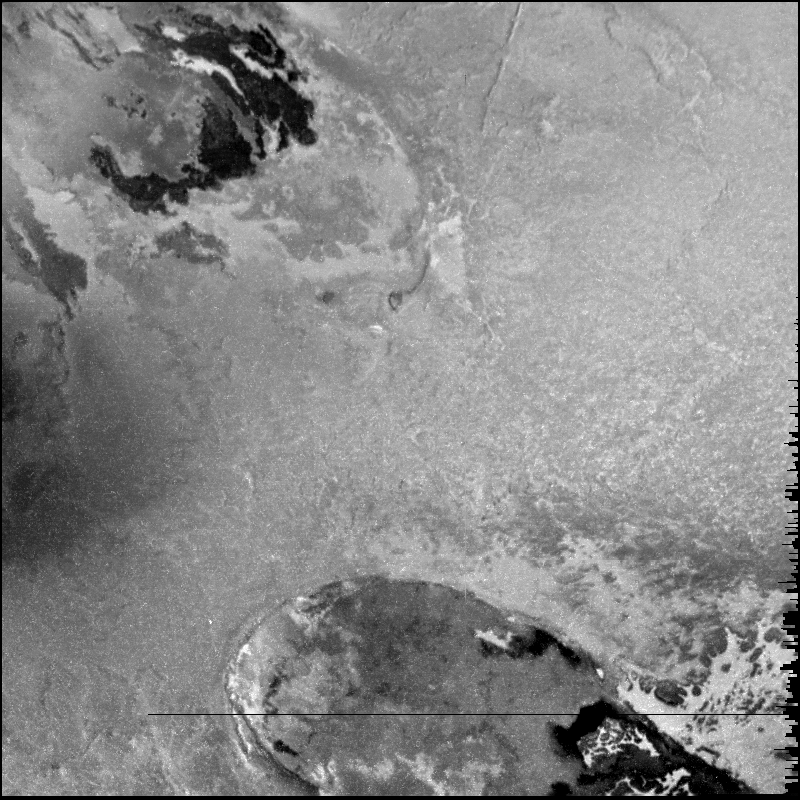
#> input picture tests/data/6300R_IO_GREEN_1999-11-26.TIF, 800 x 800 px
$ python junocam_create_flats.py --input tests/data/6300R_IO_GREEN_1999-11-26.TIF --output out.png
#> lines starting #> are read from the running program, lines starting #| are printed output that depends on the picture
#!/usr/bin/env python2


import os
import sys
import re
import numpy as np
from PIL import Image
import argparse
#from libtiff import TIFFimage
try:
   import cPickle as pickle
except:
   import pickle

BAND_HEIGHT = 128


def open_image(img_path):
#> called with img_path = 'tests/data/6300R_IO_GREEN_1999-11-26.TIF'
    img = Image.open(img_path)
#> img is the input picture: PIL image 800x800 I;16; min 0, max 65535, mean 35242.9
    data = np.copy(np.asarray(img, dtype=np.float32))
    img.close()
    return data

if __name__ == "__main__":
    parser = argparse.ArgumentParser()

    parser.add_argument("-i", "--input", help="Input Image", required=True, type=str)
    parser.add_argument("-o", "--output", help="Output Pickle Image", required=True, type=str)
    args = parser.parse_args()

    input_image = args.input
    output_file = args.output

    pixels = open_image(input_image)
    avg_matrix = np.zeros(((BAND_HEIGHT * 3), pixels.shape[1]))
    print(avg_matrix.shape)
#| (384, 800)

    img_height = pixels.shape[0]
#> img_height = 800

    bands_per_image = int((img_height / BAND_HEIGHT / 3))
#> bands_per_image = 2

    skip_bands = (5, 6, 7, 8, 9, 14, 15, 16, 17, 18, 19, 20, 21, 22, 23, 24, 25)
    for band in range(0, bands_per_image):
        if band not in skip_bands:
            top = band * (BAND_HEIGHT * 3)
            bottom = top + (BAND_HEIGHT * 3)

            R = pixels[top:bottom]
            avg_matrix += R
#> this loop made 2 passes
#> pass 1, `R = pixels[top:bottom]`:
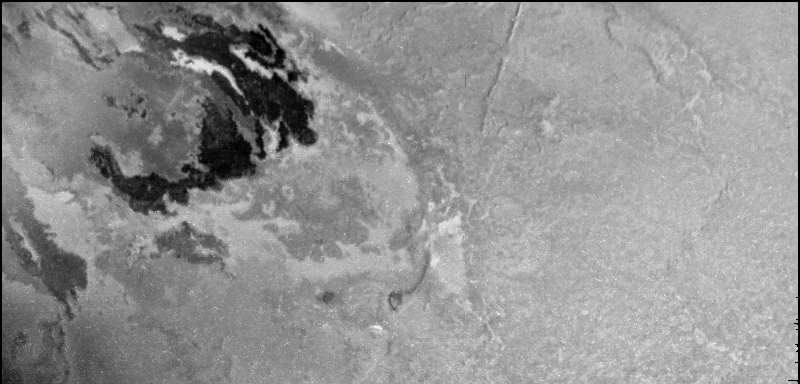
#> R: shape (384, 800) float32; min 0, max 65535, mean 37652.6; drawn with min black and max white


    blue_pixels = avg_matrix[0:BAND_HEIGHT]
    blue_pixels /= (bands_per_image - len(skip_bands))
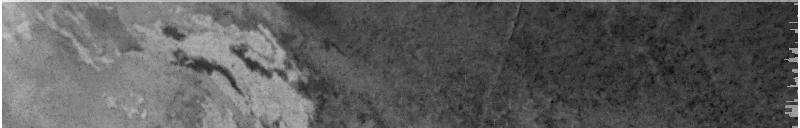
#> blue_pixels: shape (128, 800) float64; min -7565.7, max 0, mean -4814.8; drawn with min black and max white
    blue_pixels_t = np.copy(np.asarray(blue_pixels, dtype=np.uint16))
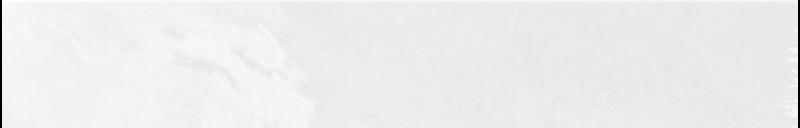
#> blue_pixels_t: shape (128, 800) uint16; min 0, max 65037, mean 60394; drawn with min black and max white
    #tiff = TIFFimage(blue_pixels_t, description='')
    #tiff.write_file(blue_pixels_t, compression='none', verbose=False)

    green_pixels = avg_matrix[BAND_HEIGHT:(BAND_HEIGHT * 2)]
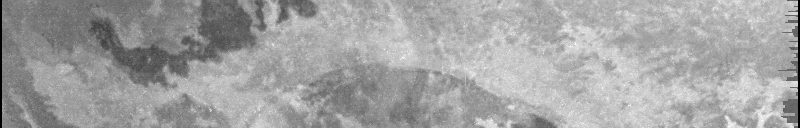
#> green_pixels: shape (128, 800) float64; min 0, max 112530, mean 71927.1; drawn with min black and max white
    green_pixels /= (bands_per_image - len(skip_bands))
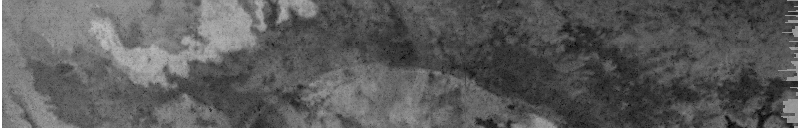
#> green_pixels: shape (128, 800) float64; min -7502, max 0, mean -4795.1; drawn with min black and max white
    green_pixels_t = np.copy(np.asarray(green_pixels, dtype=np.uint16))
    #tiff = TIFFimage(green_pixels_t, description='')
    #tiff.write_file(green_pixels_t, compression='none', verbose=False)

    red_pixels = avg_matrix[(BAND_HEIGHT * 2):(BAND_HEIGHT * 3)]
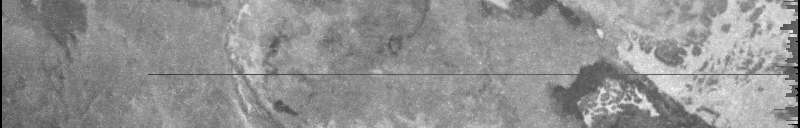
#> red_pixels: shape (128, 800) float64; min 0, max 122081, mean 70037.7; drawn with min black and max white
    red_pixels /= (bands_per_image - len(skip_bands))
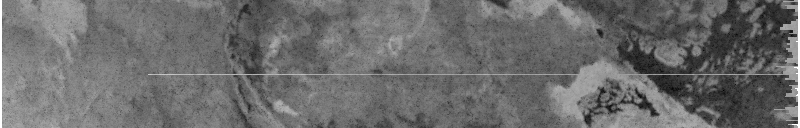
#> red_pixels: shape (128, 800) float64; min -8138.7, max 0, mean -4669.2; drawn with min black and max white
    red_pixels_t = np.copy(np.asarray(red_pixels, dtype=np.uint16))
    #tiff = TIFFimage(red_pixels_t, description='')
    #tiff.write_file(red_pixels_t, compression='none', verbose=False)

    flats = {
        "red": red_pixels,
        "green": green_pixels,
        "blue": blue_pixels
    }

    with open(output_file, "w") as out_pkl_file:
#> (the run stopped early here; a loop or call above may not have finished)
